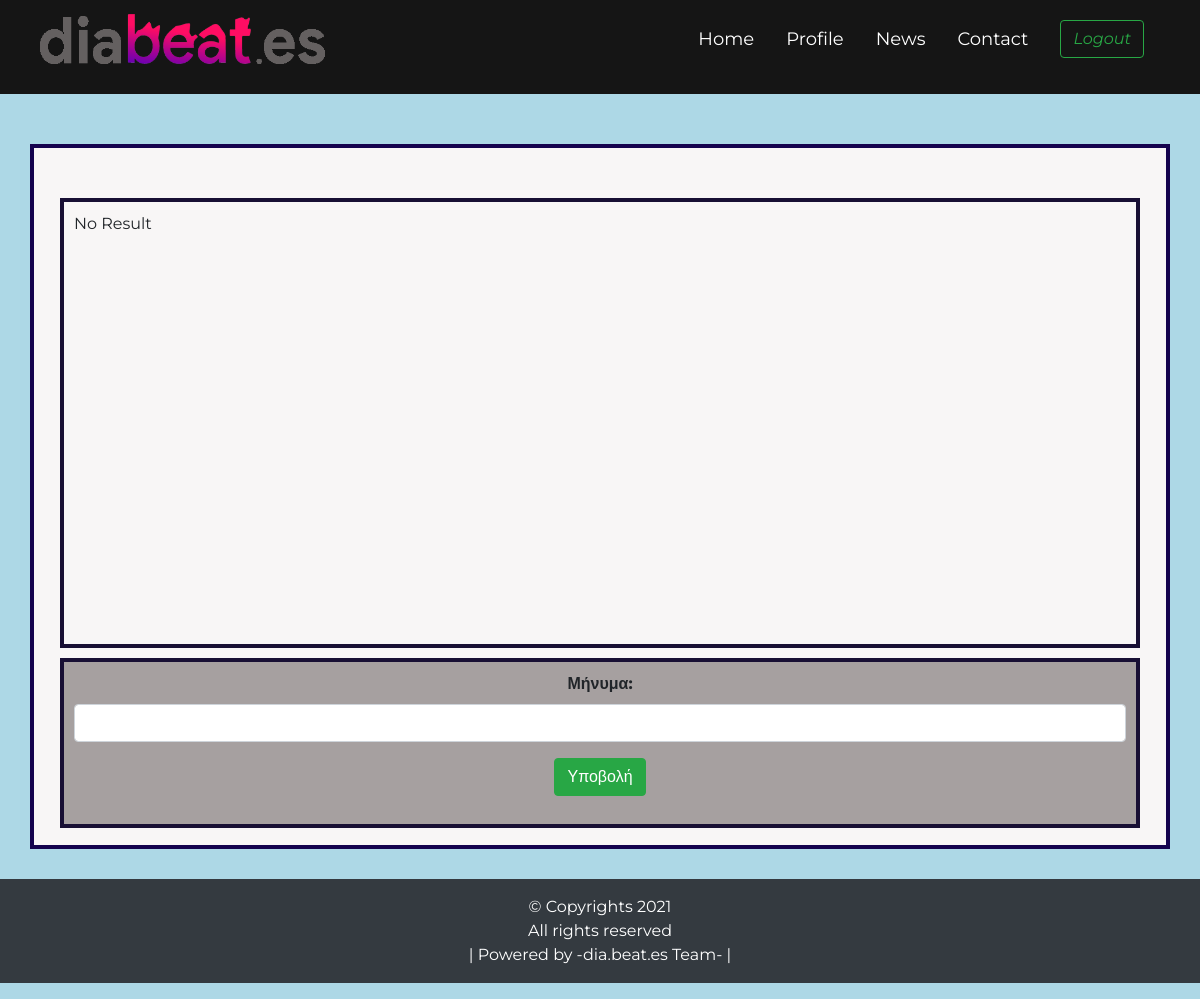
The page /contact.php (signed in) on the database as committed earlier.
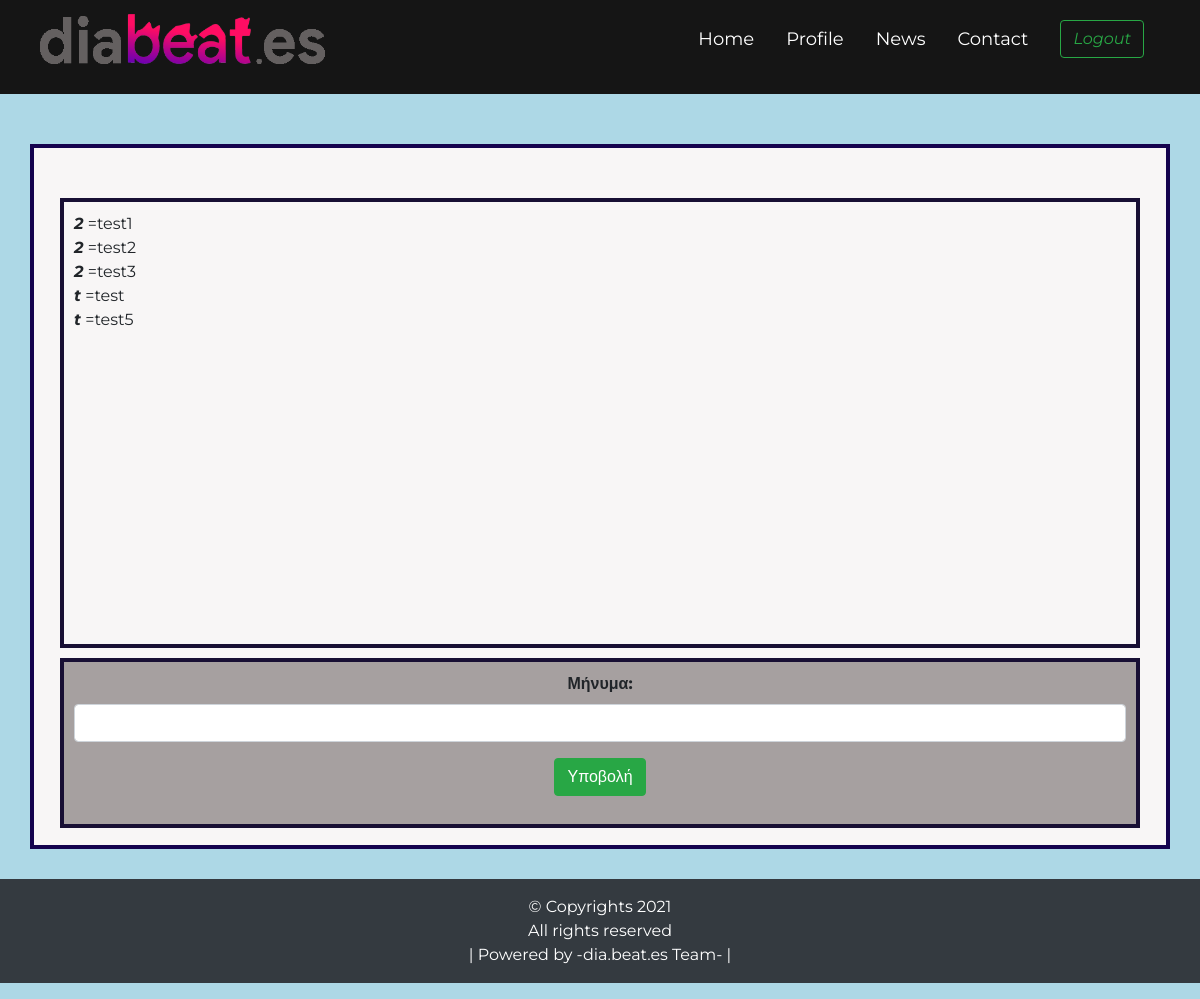
The same page on the database as committed later.
### tables this page shows
CREATE TABLE `contactdata` (
  `id` int(255) NOT NULL,
  `user` varchar(255) NOT NULL,
  `message` varchar(255) NOT NULL
);

### contact.php (the view, shortened to what this page needs)
<!DOCTYPE html>
<html lang="en">
<head>
    <link rel="stylesheet" href="https://maxcdn.bootstrapcdn.com/bootstrap/4.3.1/css/bootstrap.min.css">
    <link rel="stylesheet" type="text/css" href="./css/contactstyle.css">
</head>
<?php include 'navbar.php'; ?>
<body style="background-color: lightblue;">
<div   class="container" style= "margin-top:50px">
<div   class="container3" style= "margin-top:50px">
 <?php
    $conn = mysqli_connect("localhost","root","","diabeates");
   $sql="SELECT user,message from contactdata";
   $result =$conn-> query($sql);
   if ($result-> num_rows >0){
   while ($row = $result-> fetch_assoc()){
    echo "</td><td><b><i>" .$row["user"]. "</td><td></b></i>";
    echo "</td><td>=" . $row["message"]. "</td><td>";
    }
  }
   else{
    echo "No Result";
   }
 ?>
</div>
<div   class="container2" style= "margin-top:10px">
        <form action="contactinfo.php" method="post">
         <div class="form-group">
             <label><b>Μήνυμα:</b></label>
             <input type="text" name="message" autocomplete="off" class="form-control" required></input>
          </div>
            <button type="submit" class="btn btn-success">Υποβολή</button>
       </form>
        </div>
</div>
</body>
<footer>
    <p class="p-3 bg-dark text-white text-center position:absolute bottom:0">&copy; Copyrights 2021<br>
    All rights reserved
    <br>
    | Powered by -dia.beat.es Team- |
    </p>
</footer>
</html>

### navbar.php (shortened to what this page needs)
<!DOCTYPE html>
  <head>
    <link rel="stylesheet" href="css/navbar.css">
  </head>
  <body>
    <nav>
      <ul>
  <a href="home.php"><img src="images/diabeates_logo.png"  height="58"></a>
<li class="logo"></li>
<li class="items"><a href="home.php">Home</a></li>
<li class="items"><a href="profile.php">Profile</a></li>
<li class="items"><a href="contact.php">News</a></li>
<li class="items"><a href="contact.php">Contact</a></li>
<li class="items"><a href="logout.php"><i class="btn btn-outline-success my-2 my-sm-0"> Logout</i></a></li>
</ul>
</nav>
  </body>
</html>

### css/contactstyle.css (style rules this page uses)
* { margin:0; padding:0; box-sizing:border-box; font-family:'Arial'; }
.container { height: 705px; position: relative; border: 4px solid rgb(21, 3, 78); background-color: rgb(248, 246, 246); margin-top: 80px; margin-bottom: 30px; }
.container2 { height: 170px; text-align: center; position: relative; border: 4px solid rgb(24, 15, 52); width: 1080px; background-color: rgba(150, 144, 144, 0.83); left:1%; padding: 10px; }
.container3 { height: 450px; text-align: left; position: relative; border: 4px solid rgb(24, 15, 52); width: 1080px; background-color: rgba(248, 246, 246); left:1%; padding: 10px; }
.form-group { cursor: pointer }

### css/navbar.css (style rules this page uses)
* { margin: 0; padding: 0; box-sizing: border-box; font-family: 'Montserrat',sans-serif; }
nav { background: #151515; padding: 5px 40px; }
nav ul { list-style: none; display: flex; flex-wrap: wrap; align-items: center; justify-content: center; }
nav ul li { padding: 15px 0; cursor: pointer; }
nav ul li.items { position: relative; width: auto; margin: 0 16px; text-align: center; order: 3; }
nav ul li.items:after { position: absolute; content: ''; left: 0; bottom: 5px; height: 2px; width: 100%; background: #33ffff; opacity: 0; transition: all 0.2s linear; }
nav ul li.logo { flex: 1; color: white; font-size: 23px; font-weight: 600; cursor: default; user-select: none; }
nav ul li a { color: white; font-size: 18px; text-decoration: none; transition: .4s; }
nav ul li i { font-size: 23px; }

Rows that differ between the two databases and show on the page:
added contactdata: user "2", message "test1"
added contactdata: user "2", message "test2"
added contactdata: user "2", message "test3"
added contactdata: user "t", message "test"
added contactdata: user "t", message "test5"
Other text that changed with them:
text no longer shown: "No Result"
